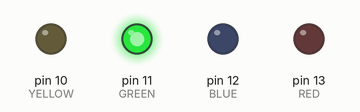
This sketch was run on a simulated Arduino Uno, built with avr-gcc and run on an emulated ATmega328P. Shown: output pins drawn as LEDs (lit = HIGH). Random numbers use the default seed unless the sketch sets one.

Above: at 0.6 s.
At 17.94 s:
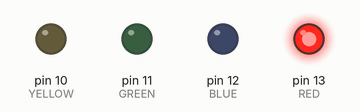
At 31.1 s:
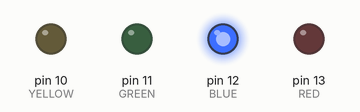
At 38.65 s:
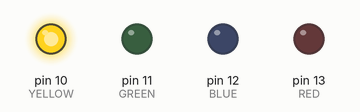
Timing chart, 0 to 40.0 s (numbered marks = the images above):
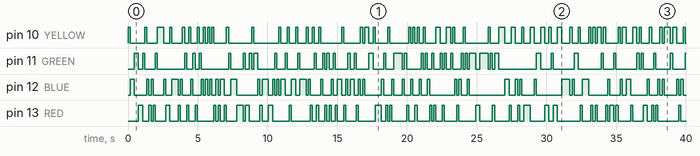

The sketch:

sketch_jan15a.ino
```cpp
#define RED 13
#define BLUE 12
#define GREEN 11
#define YELLOW 10

void setup() {
  // put your setup code here, to run once:
  pinMode(RED,OUTPUT);
  pinMode(BLUE,OUTPUT);
  pinMode(GREEN,OUTPUT);
  pinMode(YELLOW,OUTPUT);
}

int cnt = 0;
void loop() {
  cnt = random(0,4);
  switch(cnt){
    case 0:
      lightRed();
      break;
    case 1:
      lightBlue();
      break;
    case 2:
      lightGreen();
      break;
    case 3:
      lightYellow();
      break;
  }

  cnt = (cnt+1)%4;
  delay(150);

}

void lightRed(){
  digitalWrite(RED,HIGH);
  digitalWrite(BLUE,LOW);
  digitalWrite(GREEN,LOW);
  digitalWrite(YELLOW,LOW);
}

void lightBlue(){
  digitalWrite(RED,LOW);
  digitalWrite(BLUE,HIGH);
  digitalWrite(GREEN,LOW);
  digitalWrite(YELLOW,LOW);
}

void lightGreen(){
  digitalWrite(RED,LOW);
  digitalWrite(BLUE,LOW);
  digitalWrite(GREEN,HIGH);
  digitalWrite(YELLOW,LOW);
}

void lightYellow(){
  digitalWrite(RED,LOW);
  digitalWrite(BLUE,LOW);
  digitalWrite(GREEN,LOW);
  digitalWrite(YELLOW,HIGH);
}
```

Measured:
- by itself, pin 10 (YELLOW): LOW → HIGH at 0.00 s, → LOW 0.15 s later, → HIGH 1.1 s later, → LOW 0.15 s later, … (108 changes in this stretch)
- by itself, pin 11 (GREEN): LOW → HIGH at 0.45 s, → LOW 0.30 s later, → HIGH 0.30 s later, → LOW 0.15 s later, … (89 changes in this stretch)
- by itself, pin 12 (BLUE): LOW → HIGH at 0.15 s, → LOW 0.30 s later, → HIGH 0.90 s later, → LOW 0.15 s later, … (104 changes in this stretch)
- by itself, pin 13 (RED): LOW → HIGH at 0.75 s, → LOW 0.30 s later, → HIGH 0.45 s later, → LOW 0.15 s later, … (98 changes in this stretch)
